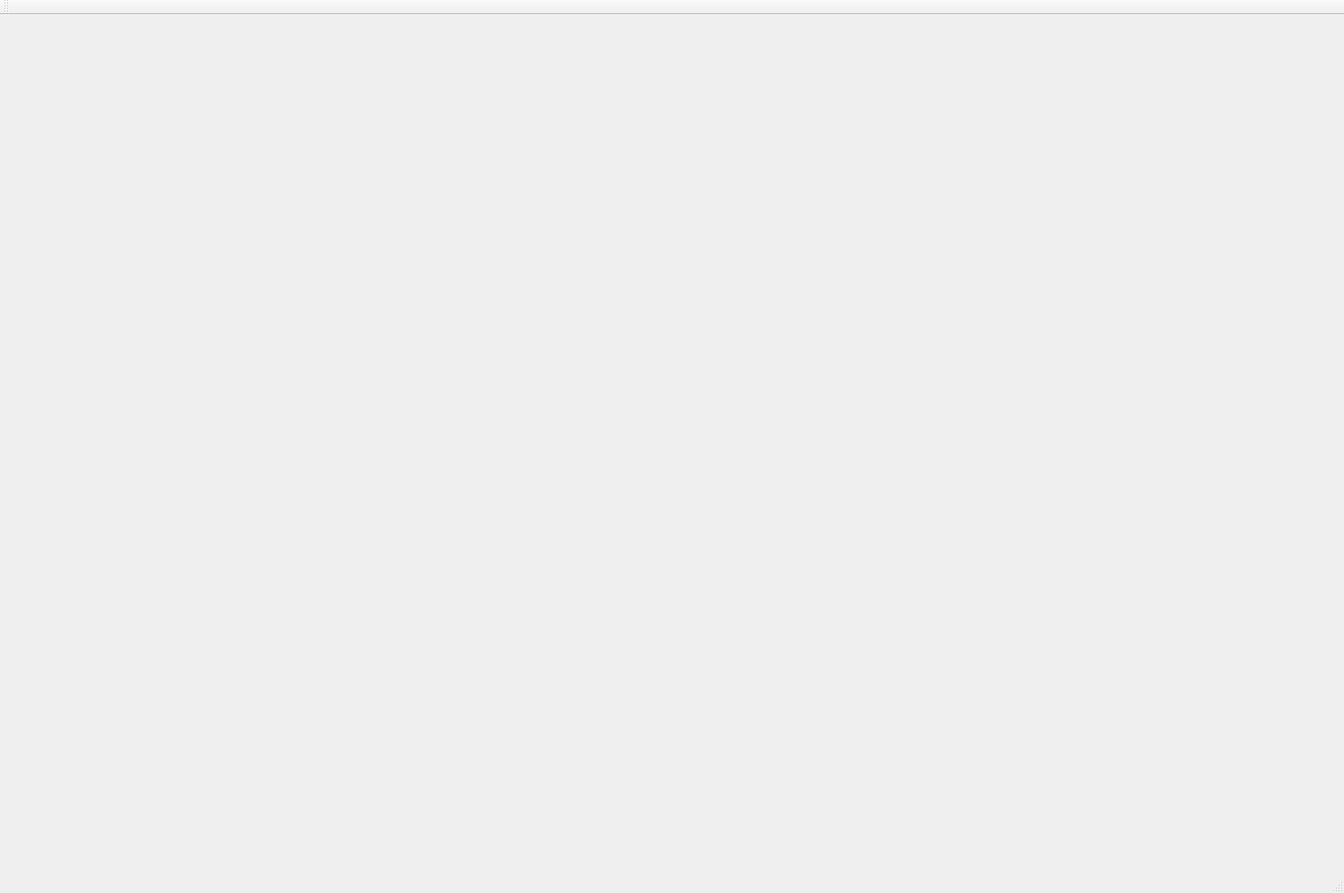
<?xml version="1.0" encoding="UTF-8"?>
<ui version="4.0">
 <class>MainWindow</class>
 <widget class="QMainWindow" name="MainWindow">
  <property name="geometry">
   <rect>
    <x>0</x>
    <y>0</y>
    <width>1522</width>
    <height>1011</height>
   </rect>
  </property>
  <property name="windowTitle">
   <string>MainWindow</string>
  </property>
  <widget class="QWidget" name="centralWidget">
   <widget class="QWidget" name="horizontalLayoutWidget">
    <property name="geometry">
     <rect>
      <x>20</x>
      <y>0</y>
      <width>791</width>
      <height>331</height>
     </rect>
    </property>
    <layout class="QHBoxLayout" name="horizontalLayout"/>
   </widget>
   <widget class="QWidget" name="horizontalLayoutWidget_2">
    <property name="geometry">
     <rect>
      <x>10</x>
      <y>650</y>
      <width>771</width>
      <height>321</height>
     </rect>
    </property>
    <layout class="QHBoxLayout" name="horizontalLayout_2"/>
   </widget>
   <widget class="QWidget" name="horizontalLayoutWidget_3">
    <property name="geometry">
     <rect>
      <x>880</x>
      <y>10</y>
      <width>641</width>
      <height>851</height>
     </rect>
    </property>
    <layout class="QHBoxLayout" name="horizontalLayout_3"/>
   </widget>
   <widget class="QWidget" name="horizontalLayoutWidget_4">
    <property name="geometry">
     <rect>
      <x>130</x>
      <y>330</y>
      <width>471</width>
      <height>321</height>
     </rect>
    </property>
    <layout class="QHBoxLayout" name="horizontalLayout_4"/>
   </widget>
  </widget>
  <widget class="QMenuBar" name="menuBar">
   <property name="geometry">
    <rect>
     <x>0</x>
     <y>0</y>
     <width>1522</width>
     <height>19</height>
    </rect>
   </property>
  </widget>
  <widget class="QToolBar" name="mainToolBar">
   <attribute name="toolBarArea">
    <enum>TopToolBarArea</enum>
   </attribute>
   <attribute name="toolBarBreak">
    <bool>false</bool>
   </attribute>
  </widget>
  <widget class="QStatusBar" name="statusBar"/>
 </widget>
 <layoutdefault spacing="6" margin="11"/>
 <resources/>
 <connections/>
</ui>
